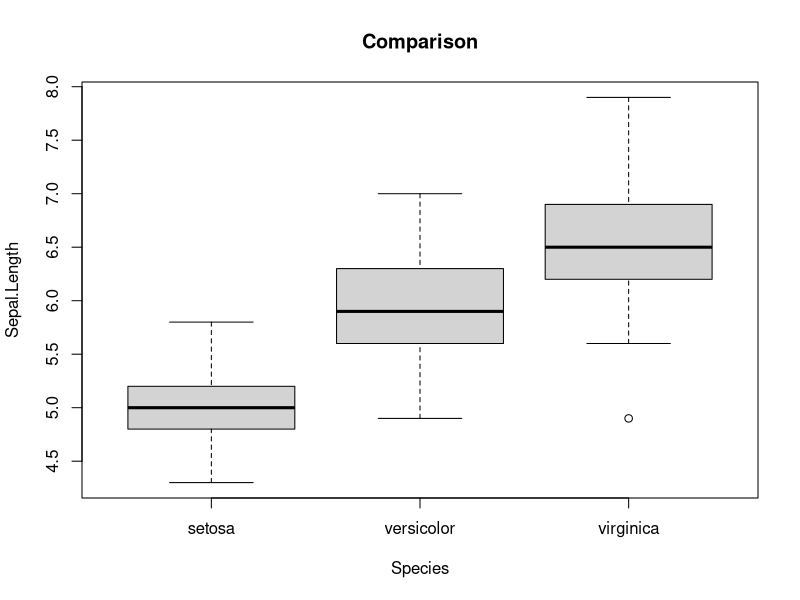
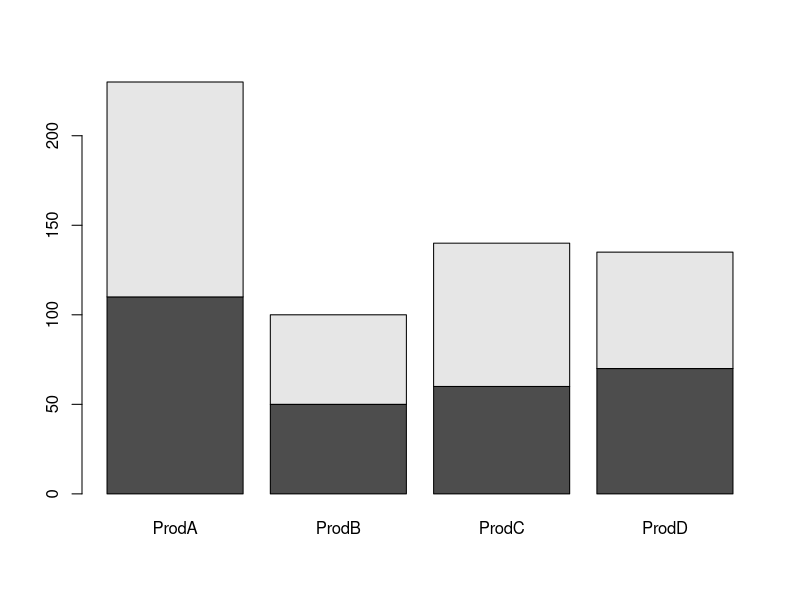
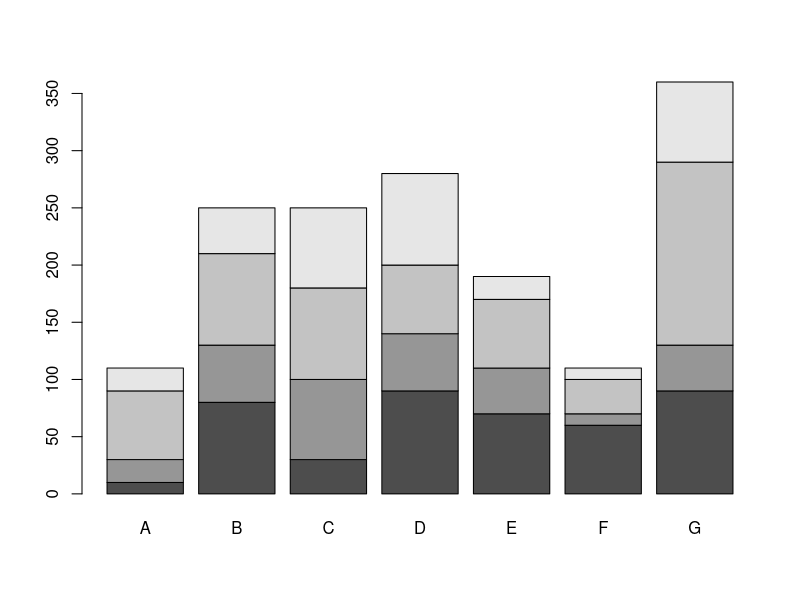
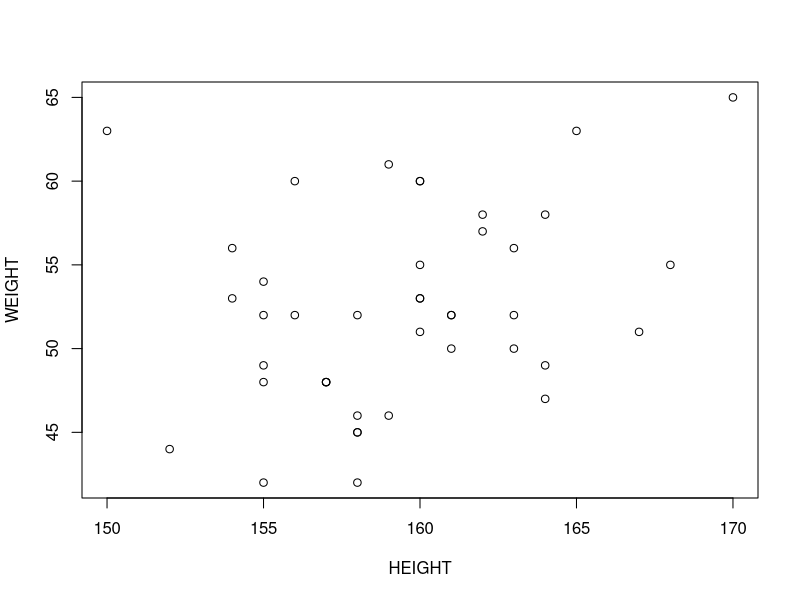
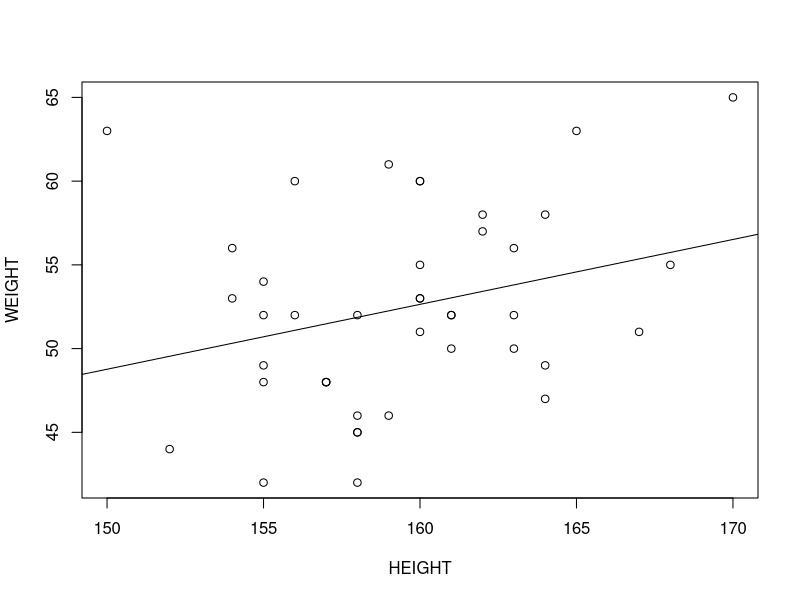
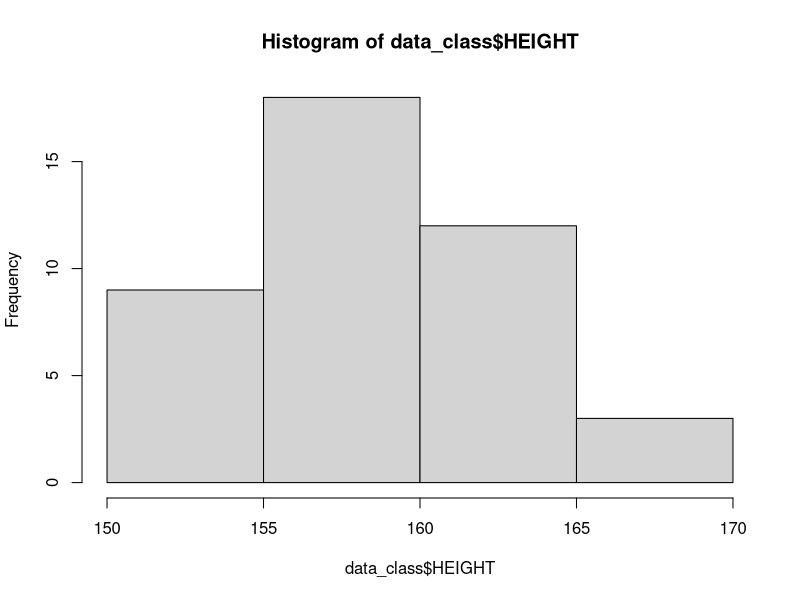
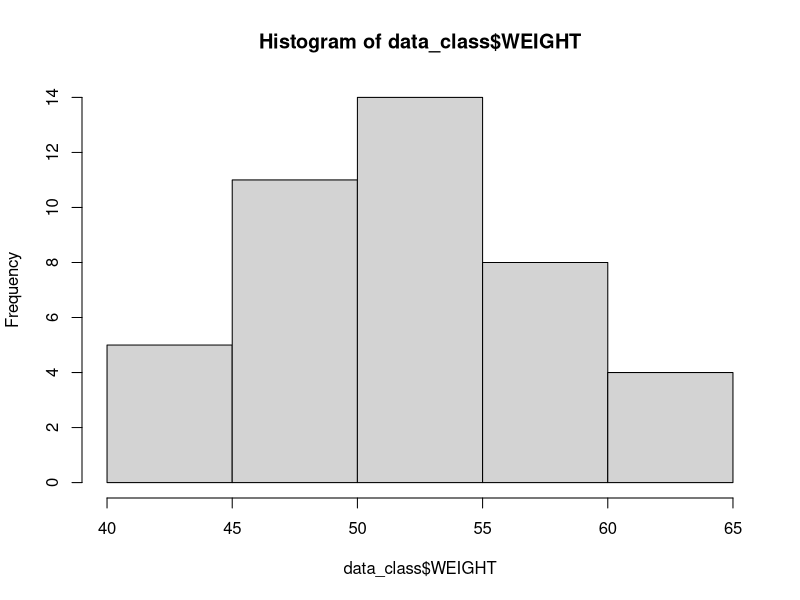
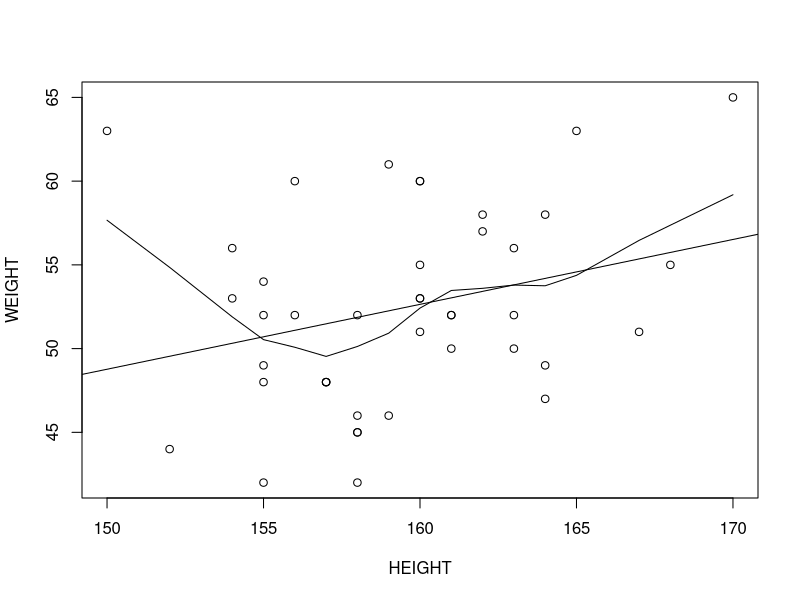

Reproduce these figures in R, in order.
## ---- chunk 1
knitr::opts_chunk$set(echo = TRUE, message = FALSE, warning = FALSE)
## ---- chunk 2
x_num <- c(0.5, 0.6)
age <- c(20, 35, 32, 29)
summary(age)

age <- c(35, 24, 18, 24)
mean(age)
## ---- chunk 3
x_log1 <- c(TRUE, FALSE)
x_log2 <- c(T, F)
## ---- chunk 4
x_char <- c("a", "b", "c")
class_vec <- c("M","F","F","M")
## ---- chunk 5
x_int <- 9:29
## ---- chunk 6
x_cx <- c(1+0i, 2+4i)
## ---- chunk 7
x <- matrix(1:6, nrow = 2, ncol = 3)
x

(y <- matrix(1:6, nrow = 3, ncol = 2))

x %*% y
## ---- chunk 8
x_list <- list(1, "a", TRUE, 1 + 4i)
x_list
## ---- chunk 9
x_fac <- factor(c("yes", "yes", "no", "yes", "no"))
x_fac
## ---- chunk 10
x <- c(1, 2, NA, 10, 3)
is.na(x)

x2 <- c(1, 2, 4, "NA", 5)
bad <- is.na(x2)
bad
x2[!bad]
## ---- chunk 11
x <- c(1, 2, NA, 4, NA, 5)
y <- c("a", "b", NA, "d", NA, "f")
good <- complete.cases(x, y)
good
## ---- chunk 12
sum(c(TRUE, TRUE, FALSE, FALSE, FALSE))
## ---- chunk 13
studentID <- c(1, 2, 3, 4, 5)
math_score <- c(12, 17, 10, 9, NA)
gender <- c("M","F","M","M","F")
it_score <- c(13, 18, 11, 10, 19)
scoredata <- data.frame(studentID, gender, math_score, it_score)
scoredata
# View(scoredata)  # interactive; disabled in Rmd
## ---- chunk 14
data("airquality")
variable.names(airquality)
str(airquality)
## ---- chunk 15
data_class <- data.frame(
  HEIGHT = c(161,155,158,170,160,156,162,158,158,167,160,155,154,155,157,157,160,158,160,160,152,154,150,161,162,164,161,155,159,163,159,160,158,165,156,163,155,164,163,168,157,164),
  WEIGHT = c(50,49,42,65,60,52,58,46,45,51,60,42,53,48,48,48,53,52,51,53,44,56,63,52,57,49,52,54,46,50,61,55,45,63,60,56,52,47,52,55,48,58)
)
data_class
## ---- chunk 16
summary(data_class)
apply(data_class, 2, mean)
apply(data_class, 2, sd)

c(Mean = mean(data_class$HEIGHT), SD = sd(data_class$HEIGHT))
c(Mean = mean(data_class$WEIGHT), SD = sd(data_class$WEIGHT))
## ---- chunk 17
data("iris")
head(iris)

mean(iris$Petal.Length)
by(iris$Petal.Length, iris$Species, mean)
by(iris$Petal.Length, iris$Species, sd)
by(iris$Petal.Length, iris$Species, summary)

boxplot(Sepal.Length ~ Species, data = iris, main = "Comparison")
## ---- chunk 18
ucba <- data.frame(UCBAdmissions)
head(ucba)

cross <- xtabs(Freq ~ Gender + Admit, data = ucba)
cross

# Proportions by column (admission outcome)
prop.table(cross, 2)

# Simpson's paradox illustration — Department A only
cross_A <- xtabs(Freq ~ Gender + Admit, data = subset(ucba, Dept == "A"))
prop.table(cross_A, 1)
## ---- chunk 19
dat1 <- read.table(text ="ProdA ProdB ProdC ProdD
1 110 50 60 70
2 120 50 80 65", header= TRUE)

barplot(as.matrix(dat1), beside = FALSE)

dat2 <- read.table(text = "A B C D E F G
1 10 80 30 90 70 60 90
2 20 50 70 50 40 10 40
3 60 80 80 60 60 30 160
4 20 40 70 80 20 10 70", header = TRUE)

barplot(as.matrix(dat2))
## ---- chunk 20
plot(WEIGHT ~ HEIGHT, data = data_class)
cor(data_class$HEIGHT, data_class$WEIGHT)
## ---- chunk 21
plot(WEIGHT ~ HEIGHT, data = data_class)
abline(lm(WEIGHT ~ HEIGHT, data = data_class))

data_lm <- lm(WEIGHT ~ HEIGHT, data = data_class)
summary(data_lm)
## ---- chunk 22
hist(data_class$HEIGHT)
hist(data_class$WEIGHT)
## ---- chunk 23
plot(WEIGHT ~ HEIGHT, data = data_class)
abline(lm(WEIGHT ~ HEIGHT, data = data_class))
lines(lowess(data_class$HEIGHT, data_class$WEIGHT))
## ---- chunk 24
BMI <- with(data_class, WEIGHT / (HEIGHT/100)^2)
BMI <- round(BMI, digits = 2)

head(cbind(data_class, BMI), 5)
tail(cbind(data_class, BMI), 10)
## ---- chunk 25
summary(BMI)
stem(BMI, scale = 2)
